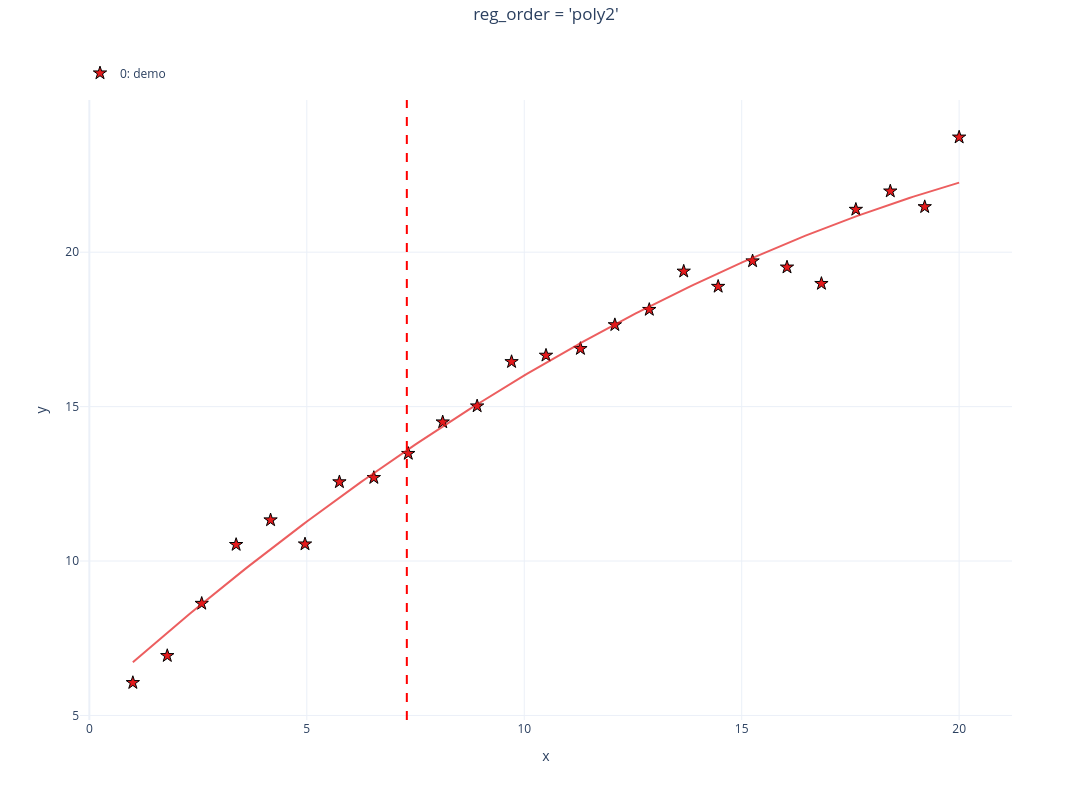

Here is the notebook cell this chart was saved with:
### Markdown cell above
## `poly2` — quadratic least-squares

### Code cell
demo('poly2')

### Figure 1 — Plotly figure (JSON) as saved in the notebook; plotly's stock layout.template omitted (floating-point values rounded to 4 significant figures; data arrays with more than 128 entries replaced by an {"elided": "..."} marker saying what was removed)
{"data": [{"customdata": [[1.0, 6.058], [1.792, 6.933], [2.583, 8.624], [3.375, 10.53], [4.167, 11.33], [4.958, 10.55], [5.75, 12.56], [6.542, 12.7], [7.333, 13.48], [8.125, 14.5], [8.917, 15.02], [9.708, 16.45], [10.5, 16.66], [11.29, 16.87], [12.08, 17.65], [12.88, 18.14], [13.67, 19.38], [14.46, 18.89], [15.25, 19.71], [16.04, 19.51], [16.83, 18.98], [17.62, 21.38], [18.42, 21.98], [19.21, 21.47], [20.0, 23.72]], "hovertemplate": "<b><u>Set: 0</u></b><br><b>demo</b><br>x: %{customdata[0]:.2f}<br>y: %{customdata[1]:.2f}<extra></extra>", "legendgroup": "group_0", "line": {"color": "#E41A1C", "width": 2}, "marker": {"color": "#E41A1C", "line": {"color": "black", "width": 1}, "opacity": 1, "size": 10, "symbol": "star"}, "mode": "markers+markers", "name": "0: demo", "showlegend": true, "type": "scatter", "x": [1.0, 1.792, 2.583, 3.375, 4.167, 4.958, 5.75, 6.542, 7.333, 8.125, 8.917, 9.708, 10.5, 11.29, 12.08, 12.88, 13.67, 14.46, 15.25, 16.04, 16.83, 17.62, 18.42, 19.21, 20.0], "xaxis": "x", "y": [6.058, 6.933, 8.624, 10.53, 11.33, 10.55, 12.56, 12.7, 13.48, 14.5, 15.02, 16.45, 16.66, 16.87, 17.65, 18.14, 19.38, 18.89, 19.71, 19.51, 18.98, 21.38, 21.98, 21.47, 23.72], "yaxis": "y"}, {"hoverinfo": "skip", "legendgroup": "group_0", "line": {"color": "#E41A1C", "width": 2}, "mode": "lines", "name": "0: demo Fit (LS2)", "opacity": 0.7, "showlegend": false, "type": "scatter", "x": {"elided": "200 float values"}, "xaxis": "x", "y": {"elided": "200 float values"}, "yaxis": "y"}], "layout": {"height": 800, "legend": {"orientation": "h", "x": 0, "xanchor": "left", "y": 1.02, "yanchor": "bottom"}, "margin": {"r": 80, "t": 100}, "shapes": [{"line": {"color": "red", "dash": "dash"}, "type": "line", "x0": 7.3, "x1": 7.3, "xref": "x", "y0": 0, "y1": 1, "yref": "y domain"}], "showlegend": true, "title": {"text": "reg_order = 'poly2'", "x": 0.5, "xanchor": "center", "y": 0.99, "yanchor": "top", "yref": "container"}, "width": 1200, "xaxis": {"anchor": "y", "domain": [0, 1], "title": {"standoff": 15, "text": "x"}}, "yaxis": {"anchor": "x", "domain": [0, 1], "title": {"standoff": 15, "text": "y"}}}}
